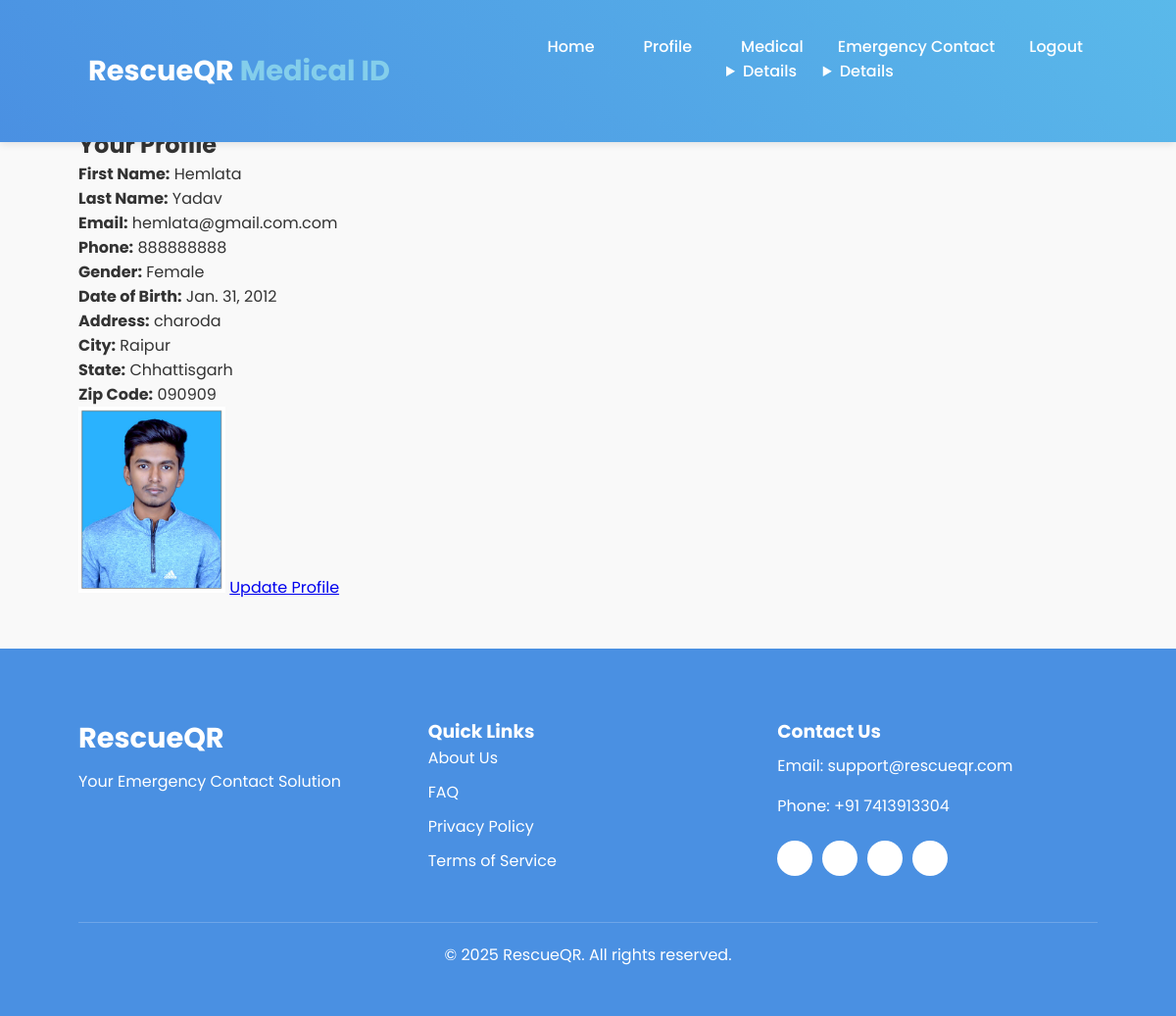
Before: /userprofile/profile/ (signed in) with the older database file.
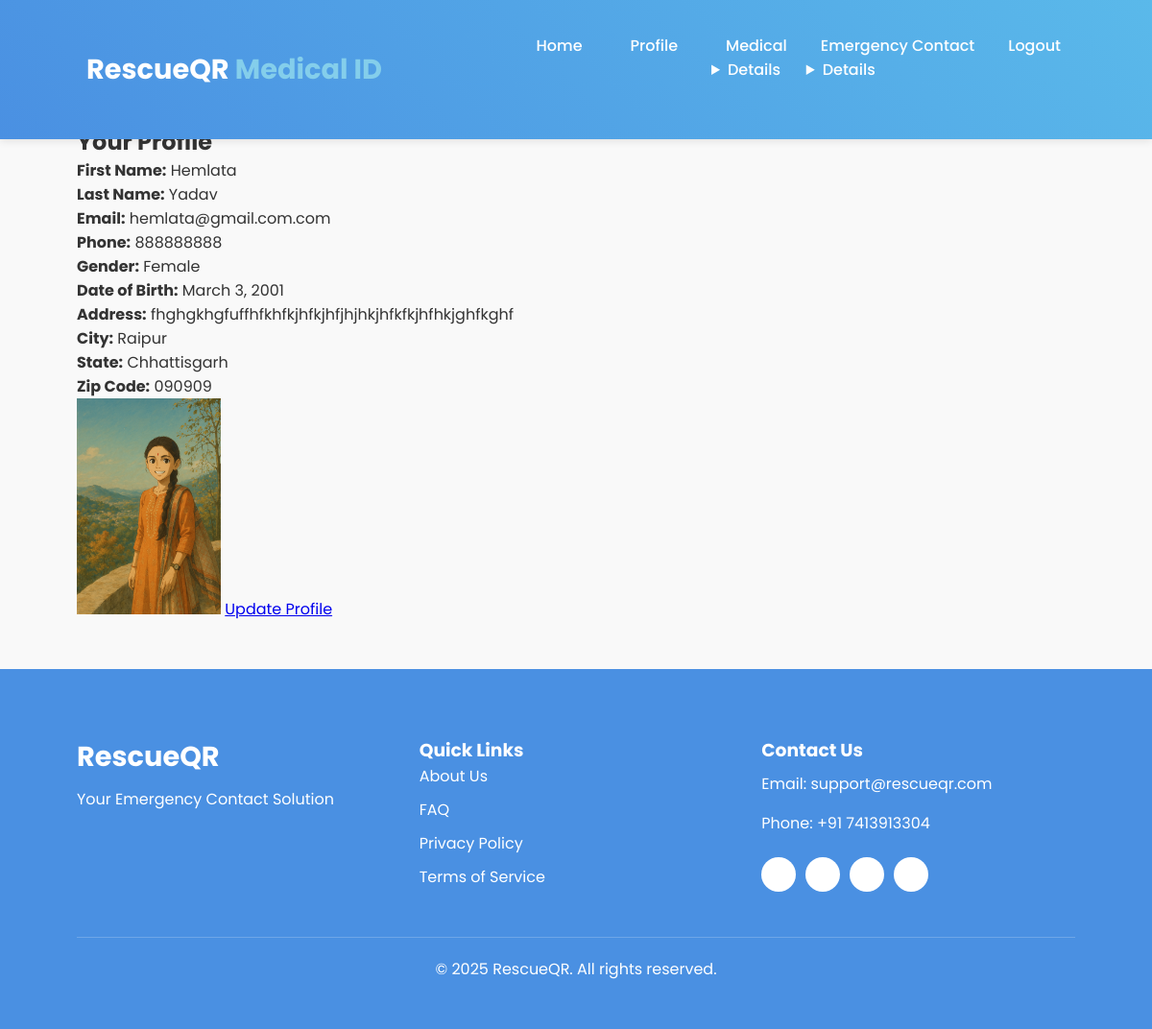
After: the same page with the newer database file.
### userprofile/models.py (models this page shows, shortened)
class UserProfile(models.Model):
    GENDER_CHOICES = [
        ('Male', 'Male'),
        ('Female', 'Female'),
        ('Other', 'Other'),
    ]
    user = models.OneToOneField(settings.AUTH_USER_MODEL, on_delete=models.CASCADE)
    profile_picture = models.ImageField(upload_to='profile_pics/', blank=True, null=True)
    gender = models.CharField(max_length=255, choices=GENDER_CHOICES, blank=True, null=True)
    date_of_birth = models.DateField(null=True, blank=True)
    address = models.CharField(max_length=255, blank=True, null=True)
    city = models.CharField(max_length=255, blank=True, null=True)
    state = models.CharField(max_length=255, blank=True, null=True)
    zip_code = models.CharField(max_length=255, blank=True, null=True)
    created_at = models.DateTimeField(auto_now_add=True)
    updated_at = models.DateTimeField(auto_now=True)

### userprofile/views.py (the view)
# urls.py: path('profile/', views.profile_view, name='user-profile'),
@login_required
def profile_view(request):
    try:
        profile = UserProfile.objects.get(user=request.user)
    except UserProfile.DoesNotExist:
        profile = None
    return render(request, 'userprofile/profile.html', {'userprofile': profile, 'user': request.user})

### userprofile/templates/userprofile/profile.html
{% extends 'base.html' %}
{% block content %}
  <h2>Your Profile</h2>
    <p><strong>First Name:</strong> {{ user.first_name }}</p>
    <p><strong>Last Name:</strong> {{ user.last_name }}</p>
    <p><strong>Email:</strong> {{ user.email }}</p>
    <p><strong>Phone:</strong> {{ user.phone }}</p>
    <p><strong>Gender:</strong> {{ userprofile.gender }}</p>
    <p><strong>Date of Birth:</strong> {{ userprofile.date_of_birth }}</p>
    <p><strong>Address:</strong> {{ userprofile.address }}</p>
    <p><strong>City:</strong> {{ userprofile.city }}</p>
    <p><strong>State:</strong> {{ userprofile.state }}</p>
    <p><strong>Zip Code:</strong> {{ userprofile.zip_code }}</p>
    {% if userprofile.profile_picture %}
      <img src="{{ userprofile.profile_picture.url }}" alt="Profile Picture" width="150">
    {% else %}
      <p>No profile picture available</p>
    {% endif %}
  <a href="{% url 'userprofile:update-profile' %}">Update Profile</a>
{% endblock %}

Changed rows visible on the page:
changed UserProfile "Female": date_of_birth "Jan. 31, 2012" → "March 3, 2001"; address "charoda" → "fhghgkhgfuffhfkhfkjhfkjhfjhjhkjhfkfkjhfhkjghfkghf"; profile_picture: a different picture
